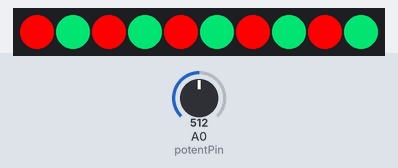
This sketch was run on a simulated Arduino Uno, built with avr-gcc and run on an emulated ATmega328P. On the bench: 10 RGB LEDs in strip order, left to right. The test bench sets the inputs (shaded band); at power-on: A0 (potentPin) = 512.

Above: at 1.2 s.
1.3 s: A0 (potentPin) set to 716
At 2.5 s:
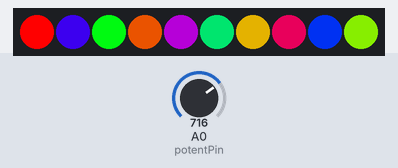
2.8 s: A0 (potentPin) set to 900
At 3.8 s:
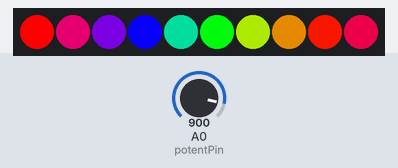
4.3 s: A0 (potentPin) set to 1023
At 5.0 s:
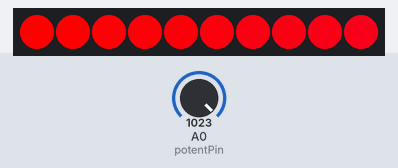
5.8 s: A0 (potentPin) set to 306
At 6.2 s:
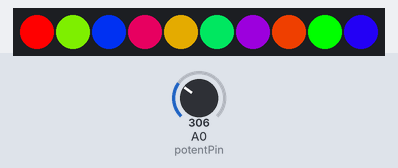
7.3 s: A0 (potentPin) set to 122
At 8.6 s:
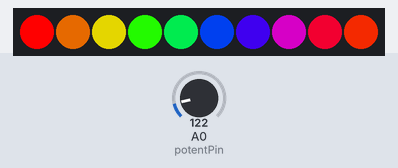
Timing chart, 0 to 9.8 s (numbered marks = the images above; inputs shaded):
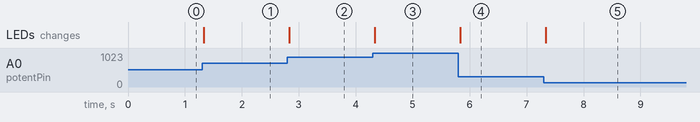

Measured:
- after the input at 1.3 s, the LEDs: change at once (image 1)
- after the input at 2.8 s, the LEDs: change at once (image 2)
- after the input at 4.3 s, the LEDs: change at once (image 3)
- after the input at 5.8 s, the LEDs: change at once (image 4)
- after the input at 7.3 s, the LEDs: change at once (image 5)

The sketch:

solur__1_TIL_EVALUERING21MAI.ino
```cpp
#include <FastLED.h> // Biblioteket som kontrollerer LED-stripen
#define NUM_LEDS 10 // 10 LEDs på stripen
#define DATA_PIN 3 // Den digitale pinnen til LED-data
#define BI_PIN 5  // BI- backup data
// et LED-array basert på antall LED-er
CRGB leds[NUM_LEDS];

// pin konstanter
const int knapp1Pin = 11;
const int knapp2Pin = 12;
const int knapp3Pin = 13;
const int potentPin = A0; //skal regulere verdi

// tidsintervaller for millis()
long arbeidsIntervall = 1200000; // 20 min i millisekunder
long pauseIntervall = 0;
unsigned long previousTime = 0;


void setup() {
  FastLED.addLeds<WS2812, DATA_PIN, GRB>(leds, NUM_LEDS);

  Serial.begin(9600);

  pinMode(knapp1Pin, INPUT_PULLUP);
  pinMode(knapp2Pin, INPUT_PULLUP);
  pinMode(knapp3Pin, INPUT_PULLUP);

}

  void loop() {
    //1:

    //tidsProgram();

    //2:
    // dim();

    //3:
    diskoModus();

    //


  }


void dim(){
  int styrkeRange = analogRead(potentPin) >> 2; //range til HSV skal være 2^8 fremfor 2^10
  for(int i = 0; i < NUM_LEDS; i ++){
    leds[i] = CHSV(10, 80, styrkeRange);
    Serial.println(analogRead(potentPin));
  }
  FastLED.show();


}

void tidsProgram(){
  int knapp1 = digitalRead(knapp1Pin);
  int knapp2 = digitalRead(knapp2Pin);
  int knapp3 = digitalRead(knapp3Pin);


  if (knapp1 == LOW){ //pin11
    leds[0] = CRGB::Green; FastLED.show();
    pauseIntervall = 300000; // 5 min i millisekunder
    previousTime = millis();
    Serial.println("Knapp 1 lyser grønt, 5 min interval");
    lysHvitt();

  } else if (knapp2 == LOW){ //pin12
    leds[0] = CRGB::Blue; FastLED.show();
    pauseIntervall = 60000; // 1 min
    previousTime = millis();
    Serial.println("Knapp 2 lyser blått, 1 min interval");
    lysHvitt();

  } else if (knapp3 == LOW){ //pin13
    leds[0] = CRGB::Red; FastLED.show();
    pauseIntervall = 200; // 20 sek
    previousTime = millis();
    Serial.println("Knapp 3 lyser rødt, 20 sek interval"); //etter 20 sek, skru seg av:
    lysHvitt();
  }
  else {
    skruAvLEDstripe();
  }


  if (millis() - previousTime >= pauseIntervall) {
    skruAvLEDstripe();
  } else {
    tidsProgram();
  }
}

void skruAvLEDstripe(){
  for(int i = 0; i < NUM_LEDS; i ++){
  leds[i] = CRGB(0, 0, 0);
  }

  FastLED.show();

}

void skruPaaLEDstripe(){
  for(int i = 0; i < NUM_LEDS; i ++){
    leds[i] = CHSV(255, 255, 255); //CHSV for å kunne regulere value
  }

  FastLED.show();
  delay(1000000);

}

void lysHvitt(){
  //leds[0] = CRGB::Red; FastLED.show();
  for(int i = 1; i < NUM_LEDS; i ++) {
    leds[i] = CRGB::White; FastLED.show();


  }
}


void diskoModus(){
  int fargeRange = analogRead(potentPin) >> 2; //range til HSV skal være 2^8 fremfor 2^10
  for(int i = 0; i < NUM_LEDS; i++){
      leds[i] = CHSV(fargeRange * i % 256, 255, 255);
      FastLED.show();
  }

}
```
